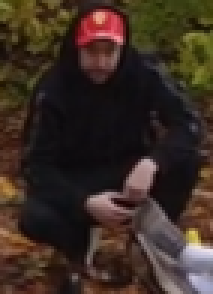
#> input picture Billeder/Civilian close range 2.png, 71 x 98 px, given in place of Civil person.MP4, which was not available (shown 3 times larger)
$ python Olafs_Haar_Cascade_TEST.py
#> lines starting #> are read from the running program, lines starting #| are printed output that depends on the picture; after the words box and inside, x2 and y2 are one past the last pixel; in counts of white or black regions, pixels touching at a corner belong together; pictures that were not available may be replaced by others from this repository, and a replacement may not be noted
import cv2
import numpy as np

# ----------------------------------------
# 1. Load Haar Cascade classifier
# ----------------------------------------
# OpenCV ships with several cascade files; fullbody works for standing people
# Other options: haarcascade_upperbody.xml, haarcascade_lowerbody.xml
cascade_path = cv2.data.haarcascades + "haarcascade_fullbody.xml"
cascade = cv2.CascadeClassifier(cascade_path)

if cascade.empty():
    raise FileNotFoundError(f"Haar cascade not found: {cascade_path}")

print(f"Loaded Haar cascade: {cascade_path}")

# ----------------------------------------
# 2. Load video
# ----------------------------------------
cap = cv2.VideoCapture("ProjektVideoer\Civil person.MP4")
resize_scale = 0.5  # adjust for speed vs accuracy

frame_count = 0
while True:
    ret, frame = cap.read()
#> frame is the input picture: shape (98, 71, 3); mean B, G, R 35.8, 44.8, 58.9
    if not ret:
        break

    # Resize for speed
    frame = cv2.resize(frame, None, fx=resize_scale, fy=resize_scale)
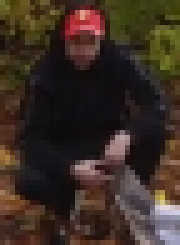
#> frame: shape (49, 36, 3) (shown 5 times larger); mean B, G, R 36.2, 45.4, 59.6
    gray = cv2.cvtColor(frame, cv2.COLOR_BGR2GRAY)
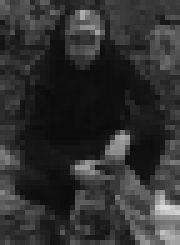
#> gray: shape (49, 36) (shown 5 times larger); min 11, max 218, mean 48.6

    # ----------------------------------------
    # 3. Detect people using Haar cascade
    # ----------------------------------------
    # Parameters to tune:
    # - scaleFactor: how much image is reduced at each scale (1.05–1.3)
    # - minNeighbors: how many neighbors each rect should have (3–6)
    # - minSize: minimum object size (width, height)
    detections = cascade.detectMultiScale(
        gray,
        scaleFactor=1.1,      # smaller = more thorough but slower
        minNeighbors=3,       # higher = fewer false positives
        minSize=(30, 90),     # adjust based on expected person size in frame
        flags=cv2.CASCADE_SCALE_IMAGE
    )
#> detections = ()

    # ----------------------------------------
    # 4. Draw bounding boxes
    # ----------------------------------------
    output = frame.copy()
    for (x, y, w, h) in detections:
        cv2.rectangle(output, (x, y), (x + w, y + h), (0, 255, 0), 2)
        cv2.putText(output, "PERSON", (x, y - 5),
                    cv2.FONT_HERSHEY_SIMPLEX, 0.6, (0, 255, 0), 2)
#> this loop made 0 passes

    # Show detection count
    cv2.putText(output, f"Frame {frame_count} | Detections: {len(detections)}",
                (10, 30), cv2.FONT_HERSHEY_SIMPLEX, 0.7, (0, 255, 255), 2)
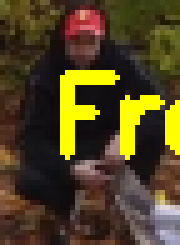
#> output: shape (49, 36, 3) (shown 5 times larger); 9.64% of pixels changed, all inside (x1, y1, x2, y2) = (12, 14, 36, 32)

    cv2.imshow("Haar Cascade Person Detection", output)

    if cv2.waitKey(30) & 0xFF == 27:  # ESC to exit
#> (key Esc is pressed here)
        break

    frame_count += 1
    if frame_count % 50 == 0:
        print(f"Processed {frame_count} frames, detections: {len(detections)}")

cap.release()
cv2.destroyAllWindows()

$ run again, on Billeder/Civilian close range.png
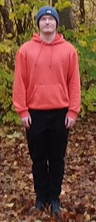
#> input picture Billeder/Civilian close range.png, 96 x 222 px, given in place of Civil person.MP4, which was not available
#> frame is the input picture: shape (222, 96, 3); mean B, G, R 56.9, 74.2, 119
#> frame: shape (111, 48, 3)
#> `gray = cv2.cvtColor(frame, cv2.COLOR_BGR2GRAY)`:
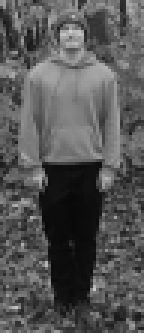
#> gray: shape (111, 48) (shown 3 times larger); min 8, max 206, mean 85.7
#> detections = ()
#> `cv2.putText(output, f"Frame {frame_count} | Detections: {len(detection..`:
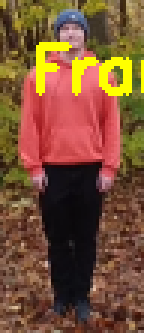
#> output: shape (111, 48, 3) (shown 3 times larger); mean B, G, R 53.2, 81.4, 123

$ run again, on Billeder/Civilian long range.png
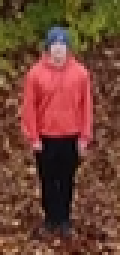
#> input picture Billeder/Civilian long range.png, 40 x 85 px, given in place of Civil person.MP4, which was not available (shown 3 times larger)
#> frame is the input picture: shape (85, 40, 3); mean B, G, R 51.4, 66.6, 111
#> frame: shape (42, 20, 3)
#> `gray = cv2.cvtColor(frame, cv2.COLOR_BGR2GRAY)`:
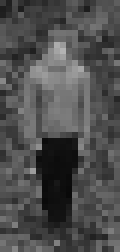
#> gray: shape (42, 20) (shown 6 times larger); min 9, max 179, mean 78.1
#> detections = ()
#> `cv2.putText(output, f"Frame {frame_count} | Detections: {len(detection..`:
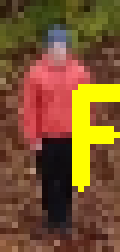
#> output: shape (42, 20, 3) (shown 6 times larger); mean B, G, R 45.9, 84.6, 122.5

$ run again, on Billeder/Civilian on ground.png
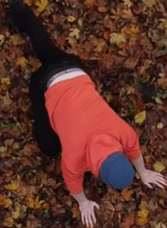
#> input picture Billeder/Civilian on ground.png, 167 x 228 px, given in place of Civil person.MP4, which was not available
#> frame is the input picture: shape (228, 167, 3); mean B, G, R 41.4, 51, 94
#> frame: shape (114, 84, 3)
#> `gray = cv2.cvtColor(frame, cv2.COLOR_BGR2GRAY)`:
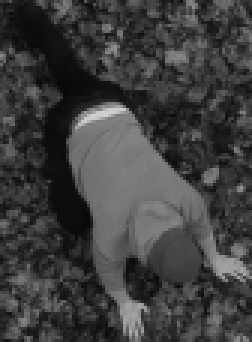
#> gray: shape (114, 84) (shown 3 times larger); min 8, max 207, mean 62.9
#> detections = ()
#> `cv2.putText(output, f"Frame {frame_count} | Detections: {len(detection..`:
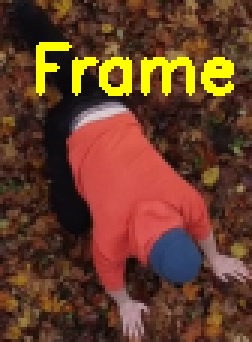
#> output: shape (114, 84, 3) (shown 3 times larger); mean B, G, R 40.1, 61.7, 103.1
